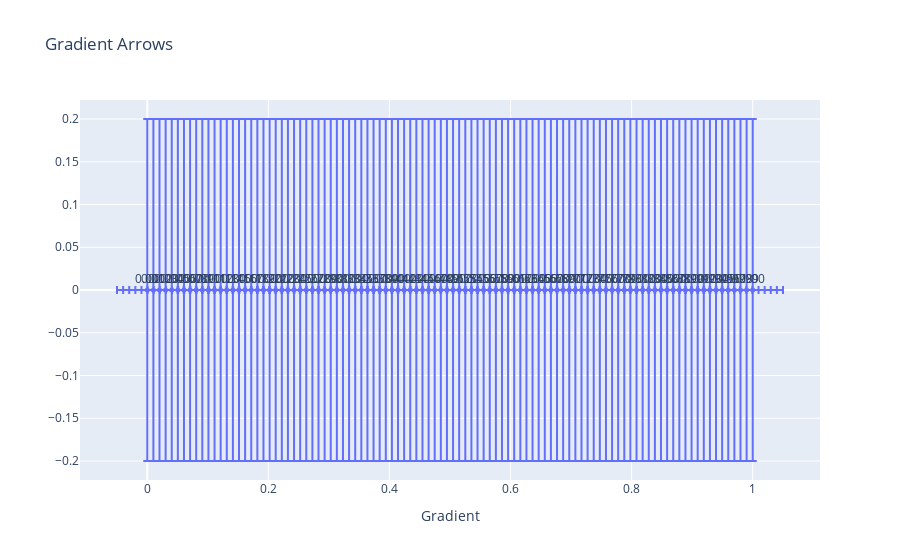

Notebook cell for this chart:
### Code cell
# Create a 2D array to represent the gradient
gradient = np.linspace(0, 1, 100)

# Compute the x and y components of the gradient
dx = np.ones_like(gradient)
dy = np.gradient(gradient)

# Create the arrow plot trace
arrows = go.Scatter(x=gradient, y=np.zeros_like(gradient),
                    mode='markers+text', marker=dict(size=5),
                    textposition='top center', text=[f'{x:.2f}' for x in gradient],
                    hovertext=[f'Gradient: {x:.2f}' for x in dy],
                    hoverinfo='text',
                    error_y=dict(type='constant', value=0.2),
                    error_x=dict(array=dx, type='constant', value=0.05),
                    )

# Create the figure and add the trace
fig1 = go.Figure(data=arrows)

# Set the axis labels and title
fig1.update_layout(
    xaxis=dict(title='Gradient'),
    yaxis=dict(title=''),
    title='Gradient Arrows'
)

# Display the figure
fig1.show()

### Figure 1 — Plotly figure (JSON) as saved in the notebook; plotly's stock layout.template omitted (floating-point values rounded to 4 significant figures)
{"data": [{"error_x": {"array": [1, 1, 1, 1, 1, 1, 1, 1, 1, 1, 1, 1, 1, 1, 1, 1, 1, 1, 1, 1, 1, 1, 1, 1, 1, 1, 1, 1, 1, 1, 1, 1, 1, 1, 1, 1, 1, 1, 1, 1, 1, 1, 1, 1, 1, 1, 1, 1, 1, 1, 1, 1, 1, 1, 1, 1, 1, 1, 1, 1, 1, 1, 1, 1, 1, 1, 1, 1, 1, 1, 1, 1, 1, 1, 1, 1, 1, 1, 1, 1, 1, 1, 1, 1, 1, 1, 1, 1, 1, 1, 1, 1, 1, 1, 1, 1, 1, 1, 1, 1], "type": "constant", "value": 0.05}, "error_y": {"type": "constant", "value": 0.2}, "hoverinfo": "text", "hovertext": ["Gradient: 0.01", "Gradient: 0.01", "Gradient: 0.01", "Gradient: 0.01", "Gradient: 0.01", "Gradient: 0.01", "Gradient: 0.01", "Gradient: 0.01", "Gradient: 0.01", "Gradient: 0.01", "Gradient: 0.01", "Gradient: 0.01", "Gradient: 0.01", "Gradient: 0.01", "Gradient: 0.01", "Gradient: 0.01", "Gradient: 0.01", "Gradient: 0.01", "Gradient: 0.01", "Gradient: 0.01", "Gradient: 0.01", "Gradient: 0.01", "Gradient: 0.01", "Gradient: 0.01", "Gradient: 0.01", "Gradient: 0.01", "Gradient: 0.01", "Gradient: 0.01", "Gradient: 0.01", "Gradient: 0.01", "Gradient: 0.01", "Gradient: 0.01", "Gradient: 0.01", "Gradient: 0.01", "Gradient: 0.01", "Gradient: 0.01", "Gradient: 0.01", "Gradient: 0.01", "Gradient: 0.01", "Gradient: 0.01", "Gradient: 0.01", "Gradient: 0.01", "Gradient: 0.01", "Gradient: 0.01", "Gradient: 0.01", "Gradient: 0.01", "Gradient: 0.01", "Gradient: 0.01", "Gradient: 0.01", "Gradient: 0.01", "Gradient: 0.01", "Gradient: 0.01", "Gradient: 0.01", "Gradient: 0.01", "Gradient: 0.01", "Gradient: 0.01", "Gradient: 0.01", "Gradient: 0.01", "Gradient: 0.01", "Gradient: 0.01", "Gradient: 0.01", "Gradient: 0.01", "Gradient: 0.01", "Gradient: 0.01", "Gradient: 0.01", "Gradient: 0.01", "Gradient: 0.01", "Gradient: 0.01", "Gradient: 0.01", "Gradient: 0.01", "Gradient: 0.01", "Gradient: 0.01", "Gradient: 0.01", "Gradient: 0.01", "Gradient: 0.01", "Gradient: 0.01", "Gradient: 0.01", "Gradient: 0.01", "Gradient: 0.01", "Gradient: 0.01", "Gradient: 0.01", "Gradient: 0.01", "Gradient: 0.01", "Gradient: 0.01", "Gradient: 0.01", "Gradient: 0.01", "Gradient: 0.01", "Gradient: 0.01", "Gradient: 0.01", "Gradient: 0.01", "Gradient: 0.01", "Gradient: 0.01", "Gradient: 0.01", "Gradient: 0.01", "Gradient: 0.01", "Gradient: 0.01", "Gradient: 0.01", "Gradient: 0.01", "Gradient: 0.01", "Gradient: 0.01"], "marker": {"size": 5}, "mode": "markers+text", "text": ["0.00", "0.01", "0.02", "0.03", "0.04", "0.05", "0.06", "0.07", "0.08", "0.09", "0.10", "0.11", "0.12", "0.13", "0.14", "0.15", "0.16", "0.17", "0.18", "0.19", "0.20", "0.21", "0.22", "0.23", "0.24", "0.25", "0.26", "0.27", "0.28", "0.29", "0.30", "0.31", "0.32", "0.33", "0.34", "0.35", "0.36", "0.37", "0.38", "0.39", "0.40", "0.41", "0.42", "0.43", "0.44", "0.45", "0.46", "0.47", "0.48", "0.49", "0.51", "0.52", "0.53", "0.54", "0.55", "0.56", "0.57", "0.58", "0.59", "0.60", "0.61", "0.62", "0.63", "0.64", "0.65", "0.66", "0.67", "0.68", "0.69", "0.70", "0.71", "0.72", "0.73", "0.74", "0.75", "0.76", "0.77", "0.78", "0.79", "0.80", "0.81", "0.82", "0.83", "0.84", "0.85", "0.86", "0.87", "0.88", "0.89", "0.90", "0.91", "0.92", "0.93", "0.94", "0.95", "0.96", "0.97", "0.98", "0.99", "1.00"], "textposition": "top center", "type": "scatter", "x": [0, 0.0101, 0.0202, 0.0303, 0.0404, 0.05051, 0.06061, 0.07071, 0.08081, 0.09091, 0.101, 0.1111, 0.1212, 0.1313, 0.1414, 0.1515, 0.1616, 0.1717, 0.1818, 0.1919, 0.202, 0.2121, 0.2222, 0.2323, 0.2424, 0.2525, 0.2626, 0.2727, 0.2828, 0.2929, 0.303, 0.3131, 0.3232, 0.3333, 0.3434, 0.3535, 0.3636, 0.3737, 0.3838, 0.3939, 0.404, 0.4141, 0.4242, 0.4343, 0.4444, 0.4545, 0.4646, 0.4747, 0.4848, 0.4949, 0.5051, 0.5152, 0.5253, 0.5354, 0.5455, 0.5556, 0.5657, 0.5758, 0.5859, 0.596, 0.6061, 0.6162, 0.6263, 0.6364, 0.6465, 0.6566, 0.6667, 0.6768, 0.6869, 0.697, 0.7071, 0.7172, 0.7273, 0.7374, 0.7475, 0.7576, 0.7677, 0.7778, 0.7879, 0.798, 0.8081, 0.8182, 0.8283, 0.8384, 0.8485, 0.8586, 0.8687, 0.8788, 0.8889, 0.899, 0.9091, 0.9192, 0.9293, 0.9394, 0.9495, 0.9596, 0.9697, 0.9798, 0.9899, 1], "y": [0, 0, 0, 0, 0, 0, 0, 0, 0, 0, 0, 0, 0, 0, 0, 0, 0, 0, 0, 0, 0, 0, 0, 0, 0, 0, 0, 0, 0, 0, 0, 0, 0, 0, 0, 0, 0, 0, 0, 0, 0, 0, 0, 0, 0, 0, 0, 0, 0, 0, 0, 0, 0, 0, 0, 0, 0, 0, 0, 0, 0, 0, 0, 0, 0, 0, 0, 0, 0, 0, 0, 0, 0, 0, 0, 0, 0, 0, 0, 0, 0, 0, 0, 0, 0, 0, 0, 0, 0, 0, 0, 0, 0, 0, 0, 0, 0, 0, 0, 0]}], "layout": {"title": {"text": "Gradient Arrows"}, "xaxis": {"title": {"text": "Gradient"}}, "yaxis": {"title": {"text": ""}}}}
